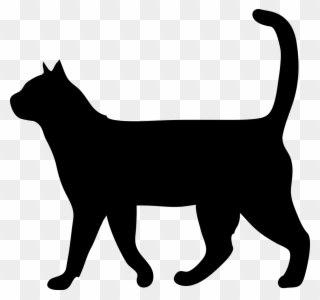
#> input picture 001.jpg, 320 x 300 px
$ python -i DFT.py   (imports and definitions only)
#> lines starting #> are read from the running program, lines starting #| are printed output that depends on the picture; after the words box and inside, x2 and y2 are one past the last pixel; in counts of white or black regions, pixels touching at a corner belong together
import cv2
from .DFT_tools import *
__all__ = ('get_contours', 'get_ani')


def color_correction(image_name, *, ID=None, reverse=True, out_name='befor2'):
#> called with image_name = '../001.jpg', reverse = True, out_name = 'befor2'
    green = np.uint8([[[0, 255, 0]]])
    green_hsv = cv2.cvtColor(green, cv2.COLOR_BGR2HSV)
    image = cv2.imread(image_name)
#> image is the input picture: shape (300, 320, 3); min 0, max 255, mean 157
    image = ~image if reverse else image
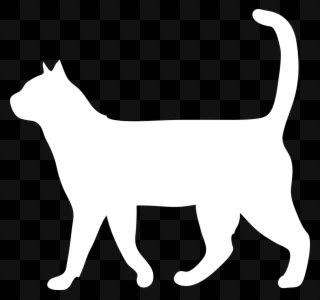
#> image: shape (300, 320, 3); min 0, max 255, mean 98
    hsv_img = cv2.cvtColor(image, cv2.COLOR_BGR2HSV)
#> hsv_img: shape (300, 320, 3); mean H, S, V 0, 0, 98
    green_low = np.array([45, 100, 50])
    green_high = np.array([75, 255, 255])
    curr_mask = cv2.inRange(hsv_img, green_low, green_high)
#> curr_mask: shape (300, 320); every value is 0
    hsv_img[curr_mask > 0] = ([75, 255, 200])
    RGB_again = cv2.cvtColor(hsv_img, cv2.COLOR_HSV2RGB)
    gray = cv2.cvtColor(RGB_again, cv2.COLOR_RGB2GRAY)
    ret, threshold = cv2.threshold(gray, 90, 255, 0)
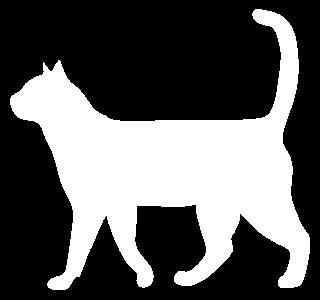
#> threshold: shape (300, 320); 36.4% white; 1 white region, box (x1, y1, x2, y2) and area: (10, 9, 310, 290) 34924
    cv2.imwrite(f'{ID}_{out_name}.jpg', threshold)


def get_contours(image_name, *, ID=None):
    color_correction(image_name, ID=ID, reverse=True)
    contour_1 = create_contour(image_name)
    contour_2 = create_contour(f'{ID}_befor2.jpg')

    fig, ax = plt.subplots(1, 2, figsize=(10, 5))
    ax[0].set_aspect('equal', 'datalim')
    ax[1].set_aspect('equal', 'datalim')
    ax[0].set_title('Algorithm 1')
    ax[1].set_title('Algorithm 2')
    ax[0].plot(contour_1[1], contour_1[2], 'k-')
    ax[1].plot(contour_2[1], contour_2[2], 'k-')
    plt.savefig(f'{ID}_after.jpg')
    plt.close('all')


def get_ani(image, *, ID=None, approx_level=60, frames=180):
    time_table, x_table, y_table = create_contour(image)
    coef = coef_list(time_table, x_table, y_table, approx_level)
    space = np.linspace(0, 2*pi, frames)
    coords = np.array([DFT(t, coef, approx_level) for t in space])

    plt.close('all')
    plt.plot(x_table, y_table)
    xmin, xmax = xlim()
    ymin, ymax = ylim()

    anim = visualize(coords[:, 0], coords[:, 1], coef, approx_level, space, [xmin, xmax, ymin, ymax])
    FFwriter = animation.FFMpegWriter(fps=24, extra_args=['-vcodec', 'libx264'])
    anim.save(f'{ID}_Fourier.mp4', writer=FFwriter, dpi=300, savefig_kwargs=dict(facecolor='black'))
    plt.close('all')

>>> result = color_correction('../001.jpg')
